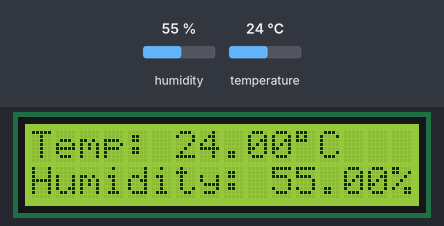
Bench run of a sketch on a simulated Arduino Uno, built with avr-gcc and run on an emulated ATmega328P. Parts: 16×2 character LCD. The test bench sets the inputs (shaded band); at power-on: humidity 55 %, temperature 24 °C. What the sketch prints to the serial monitor is not drawn.

Above: at 4.6 s.
4.7 s: humidity set to 22 %
At 7.0 s:
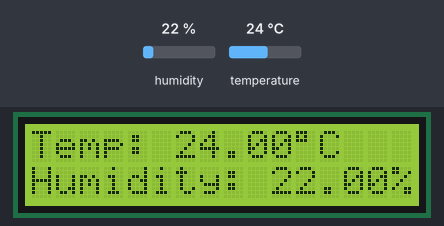
7.7 s: temperature set to 12 °C
At 9.6 s:
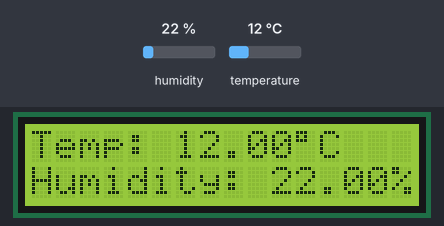
10.7 s: humidity set to 40 %
At 13.4 s:
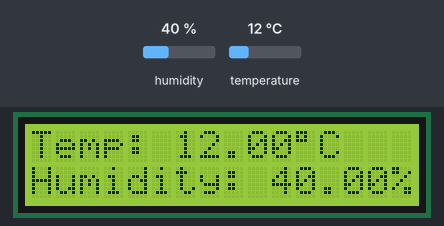
13.7 s: temperature set to 19 °C
At 15.0 s:
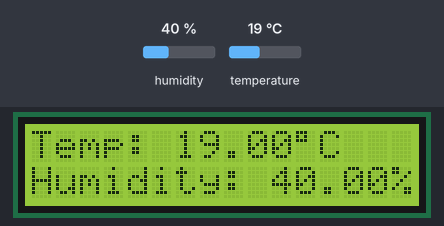
Timing chart, 0 to 16.7 s (numbered marks = the images above; inputs shaded):
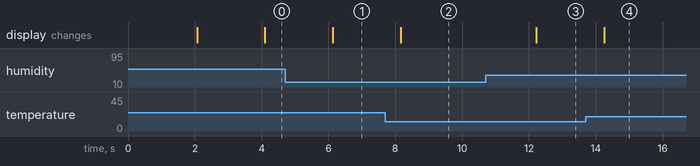

Measured:
- after the input at 4.7 s, the display: changes after 1.4 s (image 1)
- after the input at 7.7 s, the display: changes after 0.46 s (image 2)
- after the input at 10.7 s, the display: changes after 1.5 s (image 3)
- after the input at 13.7 s, the display: changes after 0.55 s (image 4)

The sketch:

TempHumidityMonitoringSystem.ino
```cpp
#include <LiquidCrystal.h>
#include <DHT.h>

#define DHTPIN 7     // Digital pin connected to the DHT sensor
#define DHTTYPE DHT11   // Change to DHT22 if you are using a DHT22 sensor

DHT dht(DHTPIN, DHTTYPE);

// Initialize LiquidCrystal with your exact parallel wiring pin map:
// (RS, Enable, D4, D5, D6, D7)
LiquidCrystal lcd(12, 11, 5, 4, 3, 2);

void setup() {
  Serial.begin(9600);
  dht.begin();
  lcd.begin(16, 2);

  // Initial splash screen
  lcd.setCursor(0, 0);
  lcd.print("Env Monitor Ready");
  delay(2000);
  lcd.clear();
}

void loop() {
  delay(2000); // Wait 2 seconds between measurements

  float h = dht.readHumidity();
  float t = dht.readTemperature(); // Read temperature in Celsius

  // Check if readings failed and exit early to try again
  if (isnan(h) || isnan(t)) {
    Serial.println("Error reading from DHT sensor!");
    lcd.setCursor(0, 0);
    lcd.print("Sensor Error!   ");
    return;
  }

  // Print diagnostics to Serial Monitor
  Serial.print("Humidity: ");
  Serial.print(h);
  Serial.print("%  |  Temperature: ");
  Serial.print(t);
  Serial.println("°C");

  // Print readings to the LCD Screen
  lcd.setCursor(0, 0);
  lcd.print("Temp: ");
  lcd.print(t);
  lcd.print((char)223); // Degree symbol
  lcd.print("C   ");

  lcd.setCursor(0, 1);
  lcd.print("Humidity: ");
  lcd.print(h);
  lcd.print("%   ");
}
```
